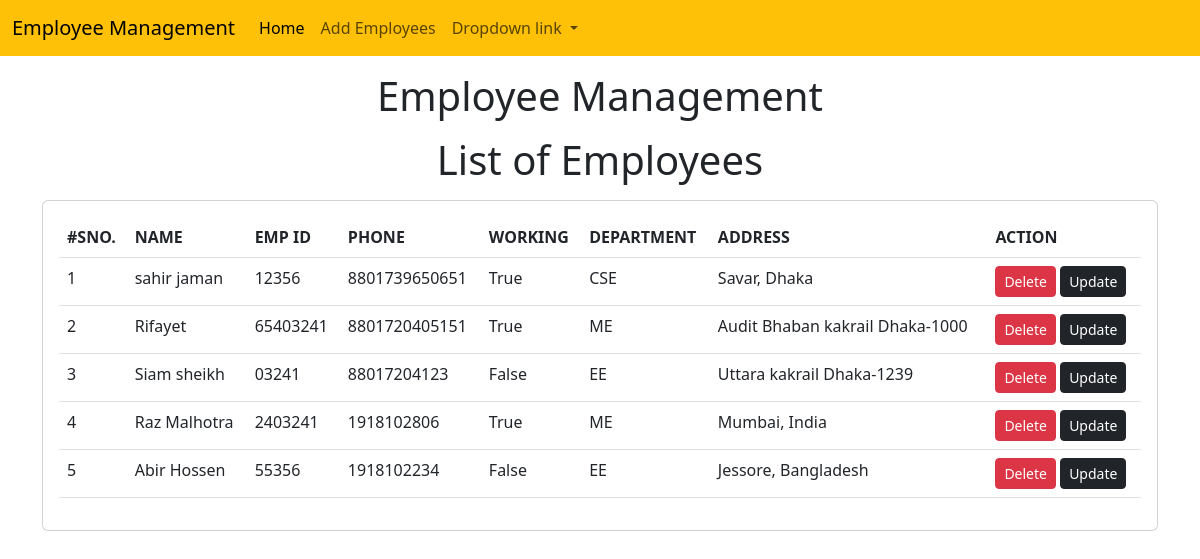
/employees/, run on the app's committed database.
### employees/models.py (models this page shows)
class Emp(models.Model):
    name = models.CharField(max_length=50)
    emp_id = models.CharField(max_length=100)
    phone = models.IntegerField()
    address = models.CharField(max_length=150)
    working = models.BooleanField(default=True)
    department = models.CharField(max_length=100)

### employees/views.py (the view)
# urls.py: path('', emp_home, name= 'emp_home'),
def emp_home(request):
    emps = models.Emp.objects.all()
    return render(request, 'home.html', {
        'emps': emps
    })

### templates/home.html (shortened to what this page needs)
<!doctype html>
<html lang="en">
  <head>
    <link href="https://cdn.jsdelivr.net/npm/bootstrap@5.3.0/dist/css/bootstrap.min.css" rel="stylesheet">
  </head>
  <body>
    {% include 'navbar.html' %}
    <h1 class="text-center my-3">Employee Management</h1>
    <h1 class="text-center my-3">List of Employees</h1>
    <div class="container">
      <div class="row">
        <div class="col-md-12">
          <div class="card">
            <div class="card-body">
              <table class="table">
                <thead>
                  <tr>
                    <th>#SNO.</th>
                    <th>NAME</th>
                    <th>EMP ID</th>
                    <th>PHONE</th>
                    <th>WORKING</th>
                    <th>DEPARTMENT</th>
                    <th>ADDRESS</th>
                    <th>ACTION</th>
                  </tr>
                </thead>
                <tbody>
                  {% for e in emps %}
                  <tr>
                    <td>{{forloop.counter}}</td>
                    <td>{{e.name}}</td>
                    <td>{{e.emp_id}}</td>
                    <td>{{e.phone}}</td>
                    <td>{{e.working}}</td>
                    <td>{{e.department}}</td>
                    <td>{{e.address}}</td>
                    <td>
                      <a href="/employees/delete-emp/{{e.id}}" class="btn btn-danger btn-sm">Delete</a>
                      <a href="/employees/update-emp/{{e.id}}" class="btn btn-dark btn-sm">Update</a>
                    </td>
                  </tr>
                  {% endfor %}
                </tbody>
              </table>
            </div>
          </div>
        </div>
      </div>
    </div>
  </body>
</html>

### templates/navbar.html (shortened to what this page needs)
<nav class="navbar navbar-expand-lg bg-warning">
    <div class="container-fluid">
      <a class="navbar-brand" href="#">Employee Management</a>
      <div class="collapse navbar-collapse" id="navbarNav">
        <ul class="navbar-nav">
          <li class="nav-item">
            <a class="nav-link active" aria-current="page" href="/employees/">Home</a>
          </li>
          <li class="nav-item">
            <a class="nav-link" href="/employees/add_emp/">Add Employees</a>
          </li>
          <li class="nav-item dropdown">
            <a class="nav-link dropdown-toggle" href="#" role="button" data-bs-toggle="dropdown" aria-expanded="false">
              Dropdown link
            </a>
          </li>
        </ul>
      </div>
    </div>
  </nav>

### data on the page
Emp: name "sahir jaman", emp_id "12356", phone "8801739650651", working "True", department "CSE", address "Savar, Dhaka"
Emp: name "Rifayet", emp_id "65403241", phone "8801720405151", working "True", department "ME", address "Audit Bhaban kakrail Dhaka-1000"
Emp: name "Siam sheikh", emp_id "03241", phone "88017204123", working "False", department "EE", address "Uttara kakrail Dhaka-1239"
Emp: name "Raz Malhotra", emp_id "2403241", phone "1918102806", working "True", department "ME", address "Mumbai, India"
Emp: name "Abir Hossen", emp_id "55356", phone "1918102234", working "False", department "EE", address "Jessore, Bangladesh"
